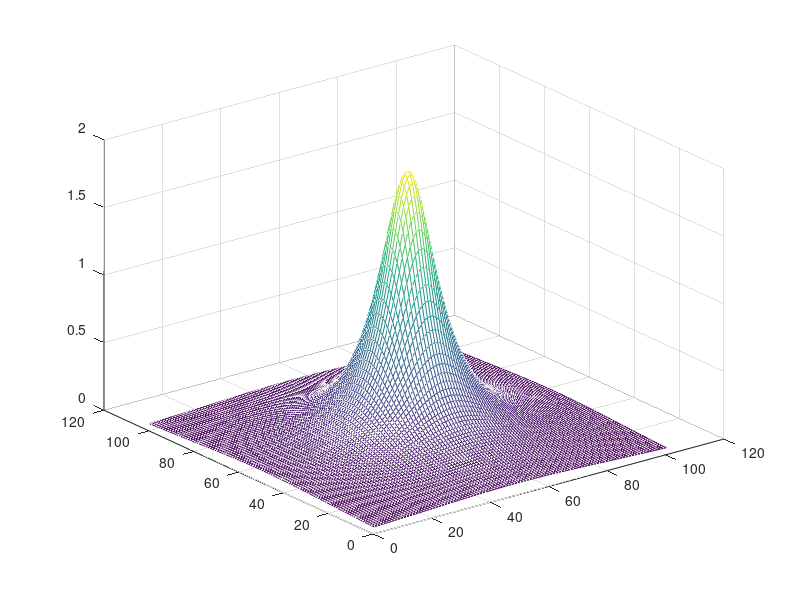

MATLAB code for this plot:
#!/usr/bin/octave -q

% meshplot.m
% Date  : 16 September 2017
% Author: Ankit Pati

[x, y] = meshgrid(-5 : 0.1 : 5);

f = 2 ./ (x.^2 + y.^2 + 1);

mesh(f);

drawnow();
input('Press enter key to terminate...');

% end of meshplot.m
